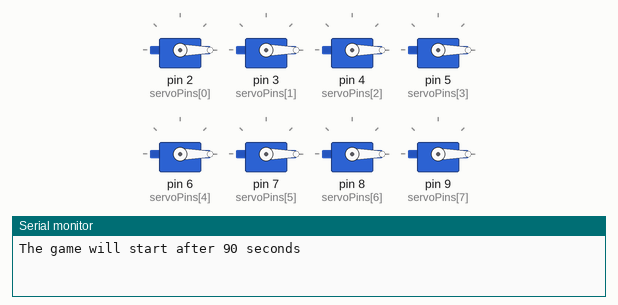
Bench run of a sketch on a simulated Arduino Uno, built with avr-gcc and run on an emulated ATmega328P. Shown: 8 × servo, the last lines printed to the serial monitor. Random numbers use the default seed unless the sketch sets one.

Above: at 0.1 s.
At 14.0 s:
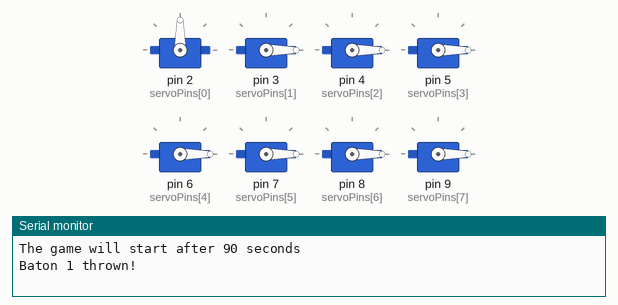
At 19.1 s:
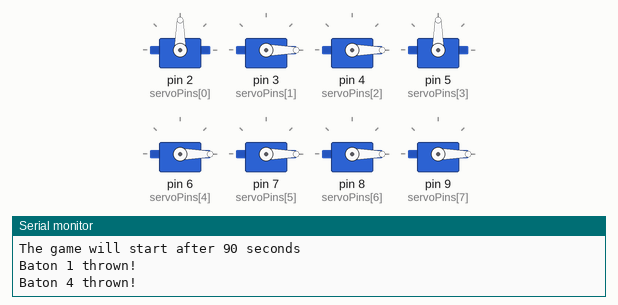
At 24.1 s:
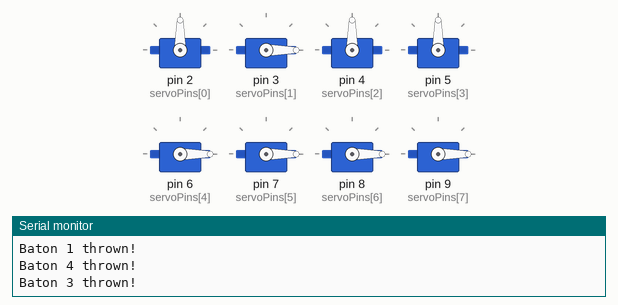
At 29.1 s:
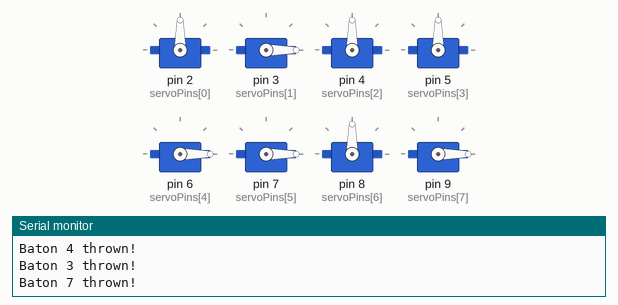
At 44.1 s:
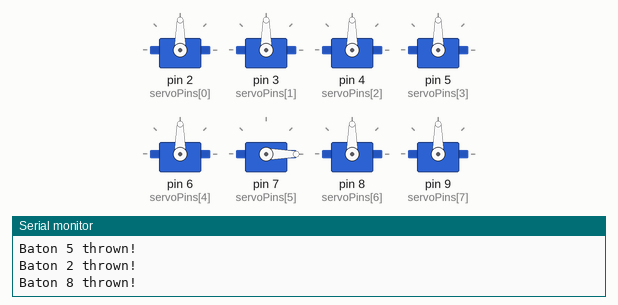
Timing chart, 0 to 49.0 s (numbered marks = the images above):
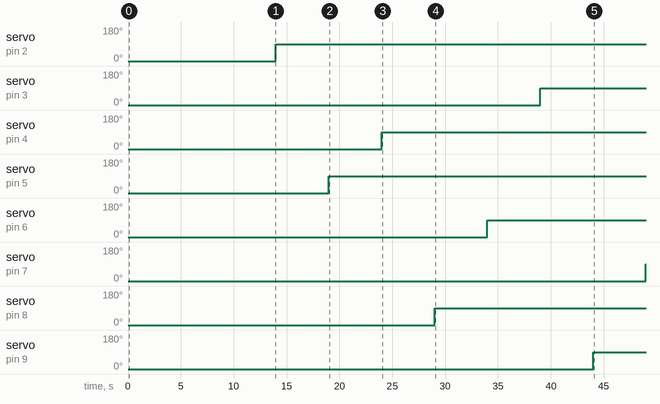

Measured:
- by itself, servo on pin 2 (servoPins[0]): 0° → 90° at 14.0 s
- by itself, servo on pin 3 (servoPins[1]): 0° → 90° at 39.0 s
- by itself, servo on pin 4 (servoPins[2]): 0° → 90° at 24.0 s
- by itself, servo on pin 5 (servoPins[3]): 0° → 90° at 19.0 s
- by itself, servo on pin 6 (servoPins[4]): 0° → 90° at 34.0 s
- by itself, servo on pin 7 (servoPins[5]): 0° → 90° at 49.0 s
- by itself, servo on pin 8 (servoPins[6]): 0° → 90° at 29.0 s
- by itself, servo on pin 9 (servoPins[7]): 0° → 90° at 44.0 s

The sketch:

Variant_1.ino
```cpp
#include <Servo.h>

const int numServos = 8;
const int servoPins[numServos] = {2, 3, 4, 5, 6, 7, 8, 9};

Servo servos[numServos];

unsigned long lastBatonTime = 0;
const unsigned long batonInterval = 5000; // 5 seconds
const unsigned long mrDelay = 9000; // The delay to load batons and bring next player

bool allBatonsThrown = false;
bool batonsThrown[numServos]; // Array to track which batons have been thrown

void setup() {
  Serial.begin(9600);
  pinMode(A0, INPUT);
  randomSeed(analogRead(A0));

  // Initialize servos
  for (int i = 0; i < numServos; i++) {
    servos[i].attach(servoPins[i]);
    servos[i].write(0); // Set initial position
  }

  Serial.println("The game will start after 90 seconds");
  delay(mrDelay); // Delay before starting the 1st round
  lastBatonTime = millis();
}

void loop() {
  unsigned long currentTime = millis();

  // Check if it's time to throw a baton
  if (!allBatonsThrown && currentTime - lastBatonTime >= batonInterval) {
    throwBaton();
    lastBatonTime = currentTime;
  }

  // Check if it's time to start the next round
  if (allBatonsThrown) {
    startNextRound();
  }
}

void throwBaton() {
  int randomIndex = getRandomAvailableBaton();

  // Rotate the selected servo to drop the baton
  servos[randomIndex].write(90);
  Serial.print("Baton ");
  Serial.print(randomIndex + 1);
  Serial.println(" thrown!");

  // Mark the baton as thrown
  batonsThrown[randomIndex] = true;

  // Check if all batons have been thrown
  allBatonsThrown = true;
  for (int i = 0; i < numServos; i++) {
    if (!batonsThrown[i]) {
      allBatonsThrown = false;
      break;
    }
  }
}

int getRandomAvailableBaton() {
  int randomIndex;
  do {
    randomIndex = random(numServos);
  } while (batonsThrown[randomIndex]);
  return randomIndex;
}

void resetBatons() {
  // Rotate all servos to their initial positions
  for (int i = 0; i < numServos; i++) {
    servos[i].write(0);
    delay(500);
    batonsThrown[i] = false; // Reset baton state
  }
  allBatonsThrown = false;
}

void startNextRound() {
  Serial.println("The servos will reset in 10 seconds");
  delay(10000);
  resetBatons();
  Serial.println("The Next game will start after 90 seconds");
  delay(mrDelay);
  delay(batonInterval);
}
```
